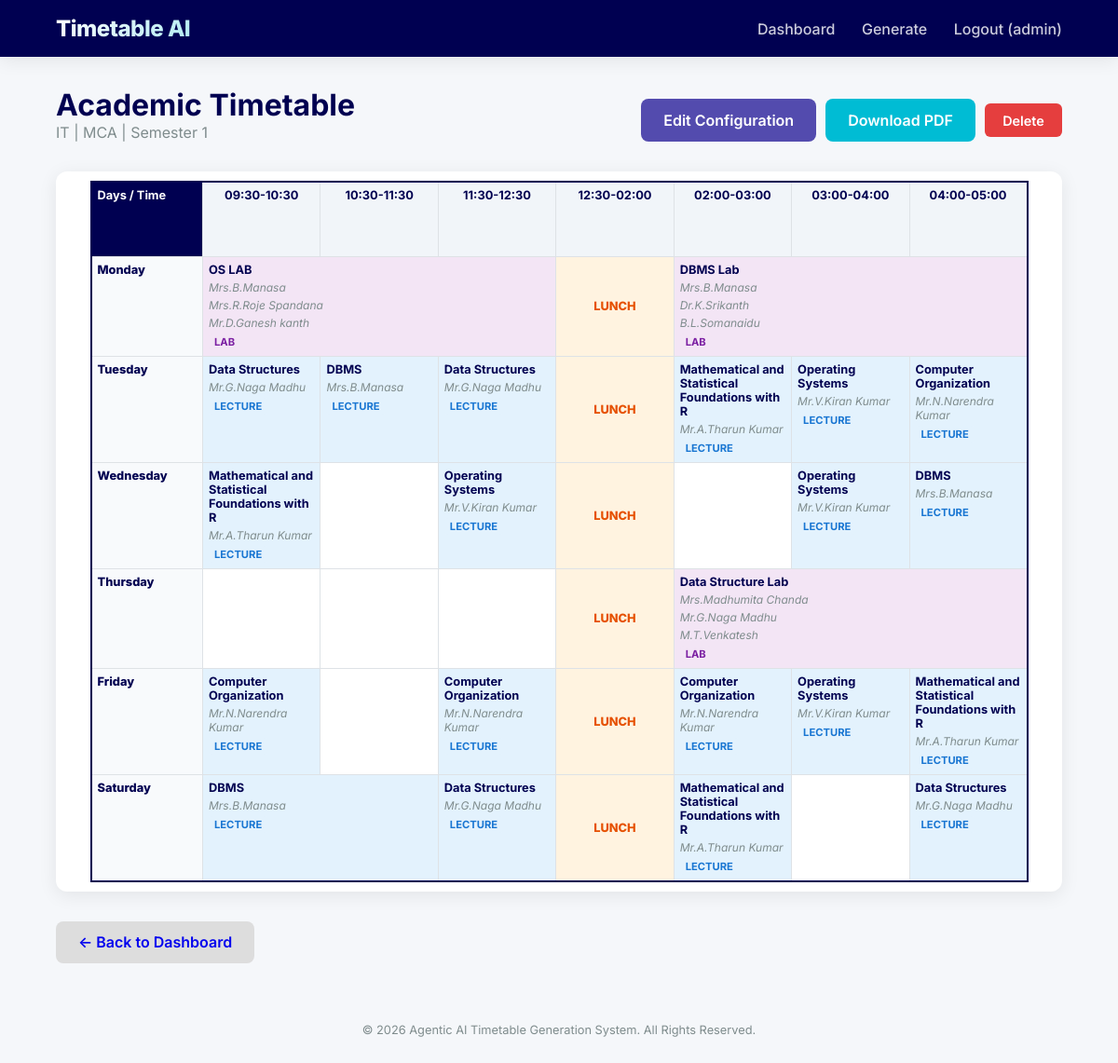
Screenshot of /view/1 (signed in) with the database file from the repository.
### app/models/database.py (models this page shows)
class Timetable(Base):
    __tablename__ = "timetables"
    id = Column(Integer, primary_key=True, index=True)
    department = Column(String)
    course = Column(String)
    semester = Column(Integer)
    subject_config = Column(JSON)  # Store subjects as JSON
    generated_data = Column(JSON)  # Store timetable structure as JSON
    created_at = Column(DateTime, default=datetime.datetime.utcnow)
    logs = relationship("AgentLog", back_populates="timetable", cascade="all, delete-orphan")

### app/routes/timetable.py (the view)
@router.get("/view/{tt_id}", response_class=HTMLResponse)
async def view_timetable(request: Request, tt_id: int, db: Session = Depends(get_db), user = Depends(login_required)):
    tt = db.query(Timetable).filter(Timetable.id == tt_id).first()
    if not tt:
        raise HTTPException(status_code=404, detail="Timetable not found")
    return templates.TemplateResponse("view_timetable.html", {
        "request": request,
        "timetable": tt,
        "data": tt.generated_data,
        "days": ["Monday", "Tuesday", "Wednesday", "Thursday", "Friday", "Saturday"],
        "slots": [
            "09:30-10:30", "10:30-11:30", "11:30-12:30",
            "12:30-02:00", "02:00-03:00", "03:00-04:00", "04:00-05:00"
        ],
        "user": user
    })

### templates/view_timetable.html (shortened to what this page needs)
{% extends "base.html" %}
{% block content %}
<div style="display: flex; justify-content: space-between; align-items: flex-end; margin-bottom: 2rem;">
    <div>
        <h1 style="color: var(--primary-dark);">Academic Timetable</h1>
        <p style="color: var(--text-light);">{{ timetable.department }} | {{ timetable.course }} | Semester {{
            timetable.semester }}</p>
    </div>
    <div style="display: flex; gap: 10px; align-items: center;">
        <a href="/edit-config/{{ timetable.id }}" class="btn btn-primary"
            style="background: var(--primary-light); display: flex; align-items: center; gap: 8px;">
            Edit Configuration
        </a>
        <a href="/download/{{ timetable.id }}" class="btn btn-primary"
            style="background: var(--secondary); display: flex; align-items: center; gap: 8px;">
            Download PDF
        </a>
        <form action="/delete/{{ timetable.id }}" method="post" style="margin: 0;"
            onsubmit="return confirm('Are you sure you want to delete this timetable?');">
            <button type="submit" class="btn"
                style="padding: 0.6rem 1.2rem; font-size: 0.9rem; background: #e53e3e; color: white; border: none; cursor: pointer; border-radius: 6px;">
                Delete
            </button>
        </form>
    </div>
</div>
<div class="card" style="padding: 10px; overflow-x: auto;">
    <table class="timetable-grid">
        <thead>
            <tr>
                <th style="width: 120px; background: var(--primary-dark); color: white;">Days / Time</th>
                {% for slot in slots %}
                <th style="background: #f1f5f9; text-align: center;">{{ slot }}</th>
                {% endfor %}
            </tr>
        </thead>
        <tbody>
            {% for day in days %}
            <tr>
                <td style="font-weight: 800; background: #f8fafc; color: var(--primary-dark);">{{ day }}</td>
                {% set day_slots = data[day] %}
                {% set ns = namespace(skip=0) %}
                {% for i in range(slots|length) %}
                {% if ns.skip > 0 %}
                {% set ns.skip = ns.skip - 1 %}
                {% else %}
                {% set slot_data = day_slots[i] %}
                {% if slot_data %}
                {% if slot_data.name == "LUNCH" %}
                <td class="type-break" style="vertical-align: middle;">LUNCH</td>
                {% else %}
                {% set count = namespace(val=1) %}
                {% set breaking = namespace(stop=false) %}
                {% for next_idx in range(i + 1, slots|length) %}
                {% if not breaking.stop and day_slots[next_idx] and day_slots[next_idx].name == slot_data.name %}
                {% set count.val = count.val + 1 %}
                {% else %}
                {% set breaking.stop = true %}
                {% endif %}
                {% endfor %}
                <td class="type-{{ slot_data.type|lower }}" {% if count.val> 1 %}colspan="{{ count.val }}"{% endif %}>
                    <div class="slot-content">
                        <span class="slot-name">{{ slot_data.name }}</span>
                        {% for faculty_name in slot_data.faculty.split(',') %}
                        <span class="slot-faculty">{{ faculty_name.strip() }}</span>
                        {% endfor %}
                        <span class="slot-type type-{{ slot_data.type|lower }}">{{ slot_data.type }}</span>
                    </div>
                </td>
                {% set ns.skip = count.val - 1 %}
                {% endif %}
                {% else %}
                <td></td>
                {% endif %}
                {% endif %}
                {% endfor %}
            </tr>
            {% endfor %}
        </tbody>
    </table>
</div>
<div style="margin-top: 2rem;">
    <a href="/dashboard" class="btn" style="background: #ddd;">&larr; Back to Dashboard</a>
</div>
{% endblock %}

### static/css/index.css (style rules this page uses)
:root { --primary: #1a237e; --primary-light: #534bae; --primary-dark: #000051; --secondary: #00bcd4; --accent: #ffd600; --background: #f5f7fa; --surface: #ffffff; --text: #2c3e50; --text-light: #7f8c8d; --white: #ffffff; --error: #e74c3c; --success: #2ecc71; --shadow: 0 4px 20px rgba(0, 0, 0, 0.08); --radius: 12px; }
* { box-sizing: border-box; margin: 0; padding: 0; font-family: 'Inter', system-ui, -apple-system, sans-serif; }
body { background-color: var(--background); color: var(--text); min-height: 100vh; display: flex; flex-direction: column; }
.btn { display: inline-block; padding: 0.8rem 1.5rem; border-radius: 8px; font-weight: 600; text-decoration: none; cursor: pointer; transition: 0.3s; border: none; font-size: 1rem; }
.btn-primary { background: var(--primary); color: var(--white); }
.card { background: var(--surface); padding: 2rem; border-radius: var(--radius); box-shadow: var(--shadow); margin-bottom: 2rem; }
table { width: 100%; border-collapse: collapse; margin-top: 1rem; background: var(--white); }
th, td { padding: 1rem; text-align: left; border-bottom: 1px solid #edf2f7; }
th { background: #f8fafc; font-weight: 700; color: var(--primary-dark); }
.timetable-grid { width: 95%; margin: 0 auto; table-layout: fixed; border: 2px solid var(--primary-dark); }
.timetable-grid th, .timetable-grid td { border: 1px solid #dee2e6; height: 80px; vertical-align: top; font-size: 0.8rem; padding: 6px; }
.slot-content { display: flex; flex-direction: column; gap: 4px; }
.slot-name { font-weight: 700; color: var(--primary-dark); }
.slot-faculty { font-style: italic; font-size: 0.75rem; color: var(--text-light); }
.slot-type { display: inline-block; padding: 2px 6px; border-radius: 4px; font-size: 0.7rem; font-weight: 700; text-transform: uppercase; width: fit-content; }
.type-lecture { background: #e3f2fd; color: #1976d2; }
.type-lab { background: #f3e5f5; color: #7b1fa2; }
.type-break { background: #fff3e0; color: #e65100; font-weight: 800; text-align: center; }

### rows the page displays
Timetable: department "IT", course "MCA", semester "1"

### other values shown
{{ user }} "admin"
{{ slot }} "09:30-10:30" "10:30-11:30" "11:30-12:30" "12:30-02:00" "02:00-03:00" "03:00-04:00" "04:00-05:00"
{{ day }} "Monday" "Tuesday" "Wednesday" "Thursday" "Friday" "Saturday"
{{ slot_data.name }} "OS LAB" "DBMS Lab" "Data Structures" "DBMS" "Data Structures" "Mathematical and Statistical Foundations with R" "Operating Systems" "Computer Organization" "Mathematical and Statistical Foundations with R" "Operating Systems" "Operating Systems" "DBMS" "Data Structure Lab" "Computer Organization" "Computer Organization" "Computer Organization" "Operating Systems" "Mathematical and Statistical Foundations with R" "DBMS" "Data Structures" "Mathematical and Statistical Foundations with R" "Data Structures"
{{ faculty_name.strip() }} "Mrs.B.Manasa" "Mrs.R.Roje Spandana" "Mr.D.Ganesh kanth" "Mrs.B.Manasa" "Dr.K.Srikanth" "B.L.Somanaidu" "Mr.G.Naga Madhu" "Mrs.B.Manasa" "Mr.G.Naga Madhu" "Mr.A.Tharun Kumar" "Mr.V.Kiran Kumar" "Mr.N.Narendra Kumar" "Mr.A.Tharun Kumar" "Mr.V.Kiran Kumar" "Mr.V.Kiran Kumar" "Mrs.B.Manasa" "Mrs.Madhumita Chanda" "Mr.G.Naga Madhu" "M.T.Venkatesh" "Mr.N.Narendra Kumar" "Mr.N.Narendra Kumar" "Mr.N.Narendra Kumar" "Mr.V.Kiran Kumar" "Mr.A.Tharun Kumar" "Mrs.B.Manasa" "Mr.G.Naga Madhu" "Mr.A.Tharun Kumar" "Mr.G.Naga Madhu"
{{ slot_data.type }} "LAB" "LAB" "LECTURE" "LECTURE" "LECTURE" "LECTURE" "LECTURE" "LECTURE" "LECTURE" "LECTURE" "LECTURE" "LECTURE" "LAB" "LECTURE" "LECTURE" "LECTURE" "LECTURE" "LECTURE" "LECTURE" "LECTURE" "LECTURE" "LECTURE"
